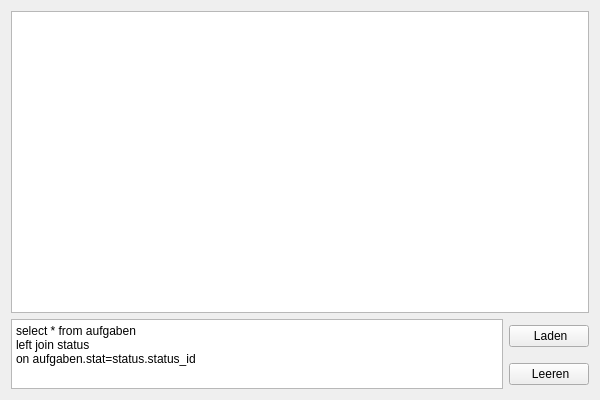
<?xml version="1.0" encoding="UTF-8"?>
<ui version="4.0">
 <class>Widget_Studio</class>
 <widget class="QWidget" name="Widget_Studio">
  <property name="geometry">
   <rect>
    <x>0</x>
    <y>0</y>
    <width>600</width>
    <height>400</height>
   </rect>
  </property>
  <property name="windowTitle">
   <string>SQL Studio Pro (SELECT Only)</string>
  </property>
  <property name="windowIcon">
   <iconset>
    <normaloff>pics/mainIconAufgabe.png</normaloff>pics/mainIconAufgabe.png</iconset>
  </property>
  <layout class="QGridLayout" name="gridLayout">
   <item row="0" column="0" colspan="2">
    <widget class="QTableWidget" name="tableWidget">
     <property name="editTriggers">
      <set>QAbstractItemView::NoEditTriggers</set>
     </property>
    </widget>
   </item>
   <item row="1" column="0" rowspan="2">
    <widget class="QTextEdit" name="textEdit">
     <property name="html">
      <string>&lt;!DOCTYPE HTML PUBLIC &quot;-//W3C//DTD HTML 4.0//EN&quot; &quot;http://www.w3.org/TR/REC-html40/strict.dtd&quot;&gt;
&lt;html&gt;&lt;head&gt;&lt;meta name=&quot;qrichtext&quot; content=&quot;1&quot; /&gt;&lt;meta charset=&quot;utf-8&quot; /&gt;&lt;style type=&quot;text/css&quot;&gt;
p, li { white-space: pre-wrap; }
hr { height: 1px; border-width: 0; }
li.unchecked::marker { content: &quot;\2610&quot;; }
li.checked::marker { content: &quot;\2612&quot;; }
&lt;/style&gt;&lt;/head&gt;&lt;body style=&quot; font-family:'Segoe UI'; font-size:9pt; font-weight:400; font-style:normal;&quot;&gt;
&lt;p style=&quot; margin-top:0px; margin-bottom:0px; margin-left:0px; margin-right:0px; -qt-block-indent:0; text-indent:0px;&quot;&gt;select * from aufgaben&lt;/p&gt;
&lt;p style=&quot; margin-top:0px; margin-bottom:0px; margin-left:0px; margin-right:0px; -qt-block-indent:0; text-indent:0px;&quot;&gt;left join status&lt;/p&gt;
&lt;p style=&quot; margin-top:0px; margin-bottom:0px; margin-left:0px; margin-right:0px; -qt-block-indent:0; text-indent:0px;&quot;&gt;on aufgaben.stat=status.status_id&lt;/p&gt;&lt;/body&gt;&lt;/html&gt;</string>
     </property>
    </widget>
   </item>
   <item row="1" column="1">
    <widget class="QPushButton" name="pushButton_Laden">
     <property name="text">
      <string> Laden</string>
     </property>
     <property name="icon">
      <iconset resource="pic.qrc">
       <normaloff>:/pics/load.png</normaloff>:/pics/load.png</iconset>
     </property>
    </widget>
   </item>
   <item row="2" column="1">
    <widget class="QPushButton" name="pushButton_Leeren">
     <property name="text">
      <string> Leeren</string>
     </property>
     <property name="icon">
      <iconset resource="pic.qrc">
       <normaloff>:/pics/clear.png</normaloff>:/pics/clear.png</iconset>
     </property>
    </widget>
   </item>
  </layout>
 </widget>
 <resources>
  <include location="pic.qrc"/>
 </resources>
 <connections/>
</ui>
